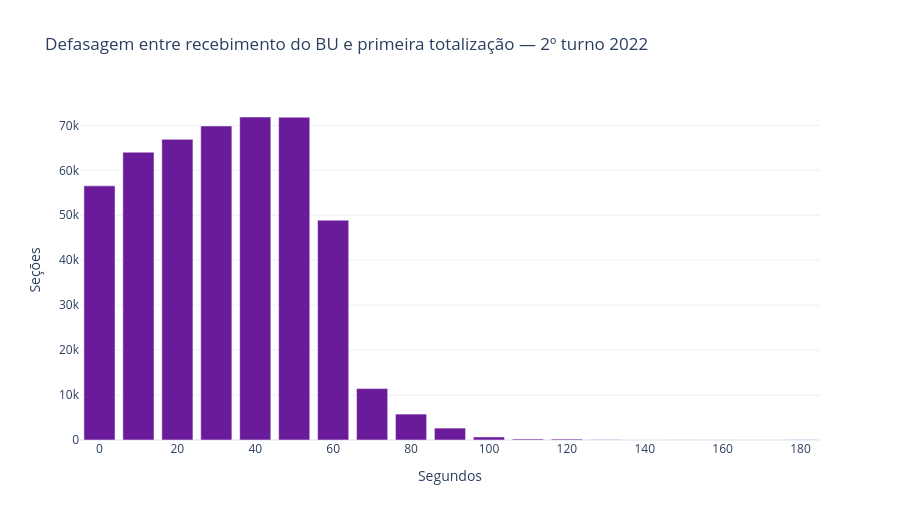

The notebook cell this image was saved under:
### Markdown cell above
### Distribuição da defasagem confirmada por seção

### Code cell
recorte_defasagem = defasagem_secao[defasagem_secao["faixa_segundos"] <= 180]
figura_defasagem, eixo_defasagem = plt.subplots(figsize=(12.5, 5.4))
eixo_defasagem.bar(recorte_defasagem["faixa_segundos"], recorte_defasagem["secoes"], width=9, color="#6a1b9a")
eixo_defasagem.set(title="Defasagem entre recebimento do BU e primeira totalização — 2º turno 2022", xlabel="Segundos", ylabel="Seções")
eixo_defasagem.grid(axis="y", alpha=0.25)
figura_defasagem.tight_layout()
salvar_figura_svg(figura_defasagem, "defasagem_bu_primeira_totalizacao.svg")
fig_defasagem = go.Figure(go.Bar(
    x=recorte_defasagem["faixa_segundos"], y=recorte_defasagem["secoes"],
    marker_color="#6a1b9a", hovertemplate="%{x:.0f}–%{x:.0f}+ s<br>%{y:,.0f} seções<extra></extra>"
))
fig_defasagem.update_layout(template="plotly_white", title="Defasagem entre recebimento do BU e primeira totalização — 2º turno 2022", xaxis_title="Segundos", yaxis_title="Seções", height=520)
fig_defasagem.show(config=CONFIG_GRAFICO)

### Figure 1 — Plotly figure (JSON) as saved in the notebook; plotly's stock layout.template omitted (floating-point values rounded to 4 significant figures)
{"data": [{"hovertemplate": "%{x:.0f}–%{x:.0f}+ s<br>%{y:,.0f} seções<extra></extra>", "marker": {"color": "#6a1b9a"}, "type": "bar", "x": [0.0, 10.0, 20.0, 30.0, 40.0, 50.0, 60.0, 70.0, 80.0, 90.0, 100.0, 110.0, 120.0, 130.0, 140.0, 150.0, 160.0, 170.0, 180.0], "y": [56552, 64038, 66899, 69870, 71868, 71819, 48912, 11444, 5770, 2653, 678, 227, 212, 86, 14, 33, 29, 22, 42]}], "layout": {"height": 520, "title": {"text": "Defasagem entre recebimento do BU e primeira totalização — 2º turno 2022"}, "xaxis": {"title": {"text": "Segundos"}}, "yaxis": {"title": {"text": "Seções"}}}}
